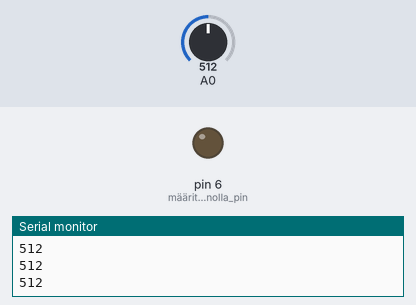
Simulated run of this sketch. Board: Arduino Uno, built with avr-gcc and run on an emulated ATmega328P. Shown: output pins drawn as LEDs (lit = HIGH), the last lines printed to the serial monitor. The inputs (shaded band) are chosen by the test bench; at power-on: A0 = 512.

Above: at 1.2 s.
1.3 s: A0 set to 314
2.8 s: A0 set to 285
At 3.7 s:
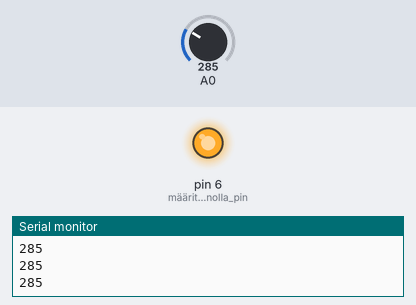
4.3 s: A0 set to 306
At 5.5 s:
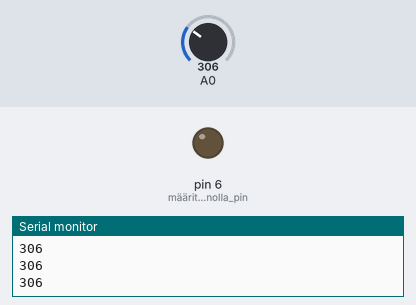
5.8 s: A0 set to 290
At 7.0 s:
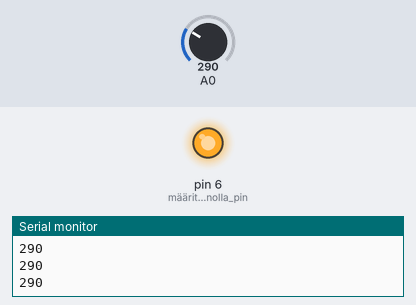
Timing chart, 0 to 8.3 s (numbered marks = the images above; inputs shaded):
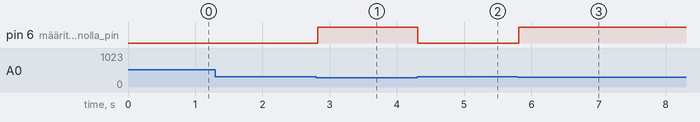

Measured:
- the behaviour switches between 300 and 299 on A0 (found by bisection; images 0 and 1)
- after the input at 2.8 s, pin 6 (määrittele_komennolla_pin): LOW → HIGH at once
- after the input at 4.3 s, pin 6 (määrittele_komennolla_pin): HIGH → LOW at once
- after the input at 5.8 s, pin 6 (määrittele_komennolla_pin): LOW → HIGH at once

The sketch:

_4.1_Tunnista_anturit.ino
```cpp
void setup() {
  pinMode(6, OUTPUT); // määrittele komennolla pinMode portti 6 ulostuloksi (OUTPUT)
  Serial.begin(9600);
}

void loop() {
  int sensor = analogRead(0);  // määrittele kokonaislukumuuttuja (int) nimeltä sensor, ja aseta sen arvoksi
                               // portin A0 lukema komennolla analogRead.
  Serial.println(sensor);
  delay(10);  // lisää 10 millisekunnin viive käskyllä delay

  if (sensor < 300) {
    digitalWrite(6, HIGH); // laita portissa 6 oleva led päälle (HIGH) komennolla digitalWrite.
  } else {
    digitalWrite(6, LOW);  // laita portissa 6 oleva led pois päältä (LOW) komennolla digitalWrite.
  }

}
```
